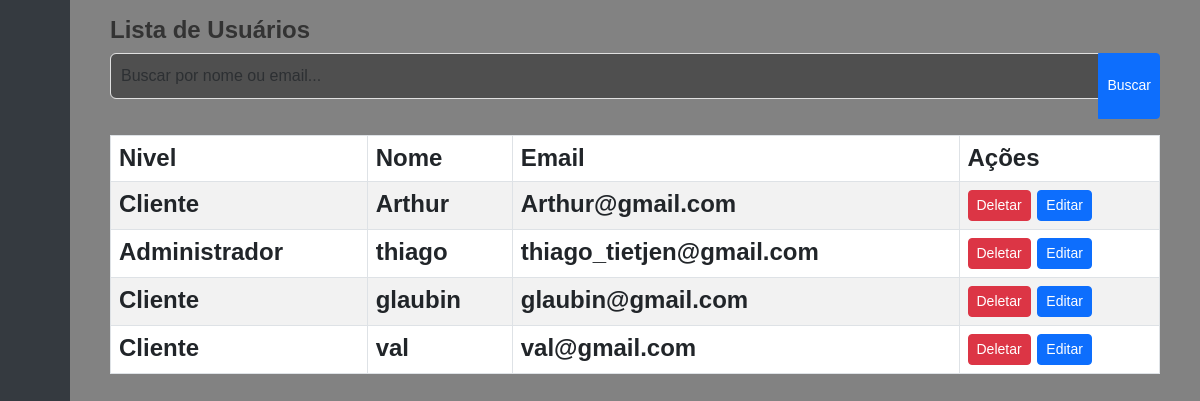
/usuarios/cadastro/lista/, run on the app's committed database.
### app_cadastro_usuarios/models.py (models this page shows, shortened)
class Usuario(models.Model):
    NIVEL_USUARIO = [
        ( "Cliente" , "Cliente" ),
        ( "Administrador" , "Administrador" ),
     ]
    id_usuario = models.AutoField(primary_key=True)
    nome = models.TextField(max_length=255, null=False, blank=False)
    email = models.CharField(max_length=255, unique=True)
    senha = models.CharField(max_length=255)
    nivel_usuario = models.CharField(max_length=15, choices=NIVEL_USUARIO, default="Cliente") # Adicionando o nível de conta

### app_cadastro_usuarios/views.py (the view, shortened to what this page needs)
# urls.py: path('usuarios/cadastro/', views.cadastro, name='cadastro'),
def usuarios(request):
    usuarios = {
        'usuarios': Usuario.objects.all()
    }
    return render(request, 'usuarios/usuarios.html', usuarios)

### app_cadastro_usuarios/templates/usuarios/usuarios.html (shortened to what this page needs)
{% extends 'usuarios/base.html' %}
{% block conteudo %}
<div class="container">
    <h1>Lista de Usuários</h1>
    <form method="GET" action="{% url 'listar_usuarios' %}">
        <div class="input-group mb-3">
            <input type="text" name="busca" class="form-control" placeholder="Buscar por nome ou email..." value="{{ termo_busca }}">
            <button class="btn btn-primary btn-sm" type="submit">Buscar</button>
        </div>
    </form>
    <table class="table table-bordered table-striped">
        <thead>
            <tr>
                <th>Nivel</th>
                <th>Nome</th>
                <th>Email</th>
                <th>Ações</th>
            </tr>
        </thead>
        <tbody>
            {% if usuarios %}
                {% for usuario in usuarios %}
                    <tr>
                        <td>{{ usuario.nivel_usuario }}</td>
                        <td>{{ usuario.nome }}</td>
                        <td>{{ usuario.email }}</td>
                        <td>
                            <a href="{% url 'deletar_usuario' usuario.id_usuario %}" class="btn btn-danger btn-sm" onclick="return confirm('Tem certeza que deseja deletar este usuário?');">Deletar</a>
                            <a href="{% url 'editar_usuario' usuario.id_usuario %}" class="btn btn-primary btn-sm">Editar</a>
                        </td>
                    </tr>
                {% endfor %}
            {% else %}
                <tr>
                    <td colspan="4">Nenhum usuário encontrado.</td>
                </tr>
            {% endif %}
        </tbody>
    </table>
</div>
{% endblock %}

### app_cadastro_usuarios/templates/usuarios/base.html (shortened to what this page needs)
{% load static %}
<!doctype html>
<html lang="pt-br">
  <head>
    <link href="https://cdn.lineicons.com/4.0/lineicons.css" rel="stylesheet"/>
    <link href="https://cdn.jsdelivr.net/npm/bootstrap@5.3.0-alpha3/dist/css/bootstrap.min.css" rel="stylesheet"
>
    <link rel="stylesheet" type="text/css" href={% static 'css/style.css' %}>
  </head>
  <body>
    <div class="wrapper">
      <aside id="sidebar">
        <div class="d-flex">
          <button id="toggle-btn" type="button">
          </button>
        </div>
        <ul class="sidebar-nav">
          <li class="sidebar-item">
            {% if request.session.usuario_id %}
            <a href="#" class="sidebar-link">
              <i class="lni lni-user"></i>
                <span>Bem-vindo, {{ request.session.usuario_nome }}!</span>
              {% else %}
                <a href="{% url 'login' %}" class="sidebar-link">
              {% endif %}
            </a>
          </li>
          <li class="sidebar-item">
            <a href="#" class="sidebar-link has-dropdown collapsed" data-bs-toggle="collapse" data-bs-target="#auth"
            aria-expanded="false" aria-controls="auth">
            </a>
          </li>
          <li class="sidebar-item">
            <a href="#" class="sidebar-link has-dropdown collapsed" data-bs-toggle="collapse" data-bs-target="#controle"
            aria-expanded="false" aria-controls="controle">
            </a>
          </li>
          <li class="sidebar-item">
            <a href="#" class="sidebar-link has-dropdown collapsed" data-bs-toggle="collapse" data-bs-target="#colaborador"
            aria-expanded="false" aria-controls="colaborador">
            </a>
          </li>
        </ul>
      </aside>
      <div class="main p-3">
        <div class="container">
          <h1>
            {% block conteudo %}
            {% endblock %}
          </h1>
        </div>
      </div>
    </div>
  </body>
</html>

### static/css/style.css (style rules this page uses)
a { color: #007bff; text-decoration: none; }
li { list-style: none; }
h1 { font-weight: 600; font-size: 1.5rem; }
body { font-family: 'Arial', sans-serif; background-color: #4f4f4f; color: #333; }
.form-control { background-color: #4f4f4f; border: 1px solid #e0e0e0; color: white; margin-bottom: 20px; padding: 10px; width: 100%; }
.wrapper { display: flex; }
.main { min-height: 100vh; width: 100%; overflow: hidden; transition: all 0.35s ease-in-out; background-color: #828282; }
#sidebar { width: 70px; min-width: 70px; z-index: 1000; transition: all .25s ease-in-out; display: flex; flex-direction: column; background-color: #353a40; }
#toggle-btn { background-color: transparent; cursor: pointer; border: 0; padding: 1rem 1.5rem; }
.sidebar-nav { padding: 2rem 0; flex: 1 1 auto; }
a.sidebar-link { padding: .625rem 1.625rem; color: #FFF; display: block; font-size: 0.9rem; white-space: nowrap; border-left: 3px solid transparent; }
.sidebar-item { position: relative; }

### data on the page
Usuario: nivel_usuario "Cliente", nome "Arthur", email "Arthur@gmail.com"
Usuario: nivel_usuario "Administrador", nome "thiago", email "thiago_tietjen@gmail.com"
Usuario: nivel_usuario "Cliente", nome "glaubin", email "glaubin@gmail.com"
Usuario: nivel_usuario "Cliente", nome "val", email "val@gmail.com"
